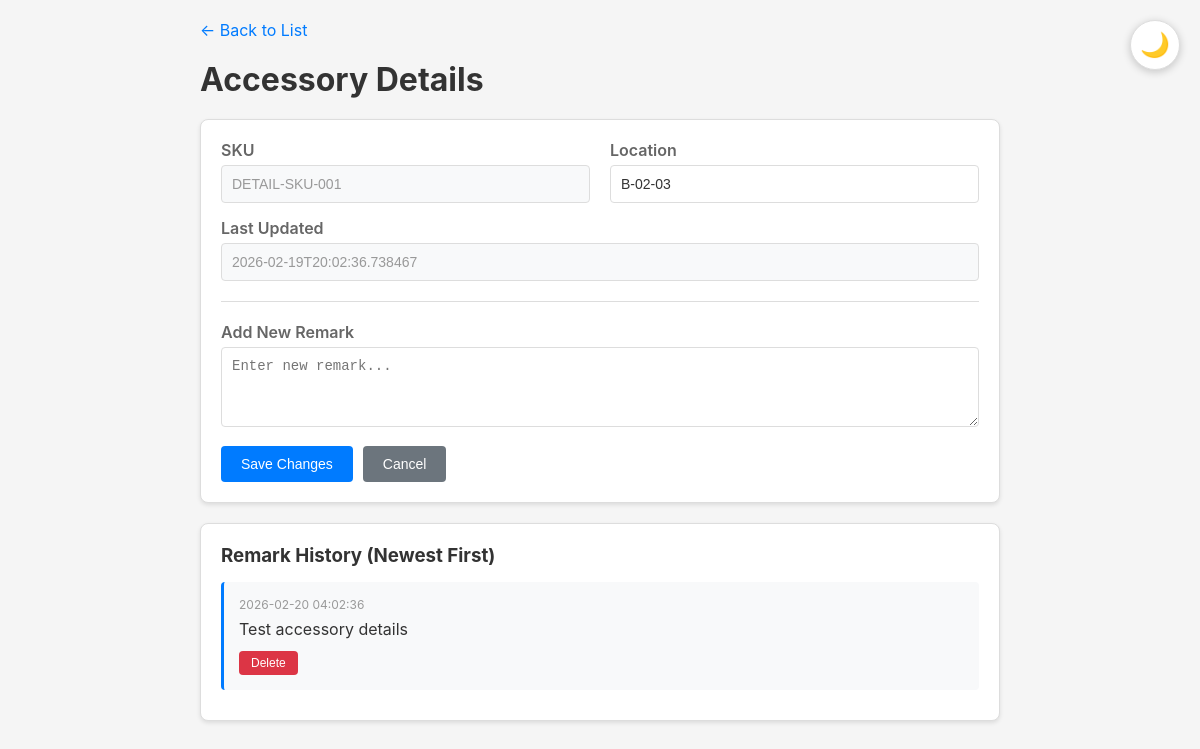
Screenshot of /detail/9 with the database file from the repository.
### tables this page shows
CREATE TABLE accessories (
            id INTEGER PRIMARY KEY AUTOINCREMENT,
            sku TEXT NOT NULL,
            location TEXT NOT NULL,
            updated_at TIMESTAMP DEFAULT CURRENT_TIMESTAMP
        );

CREATE TABLE remarks (
            id INTEGER PRIMARY KEY AUTOINCREMENT,
            accessory_id INTEGER NOT NULL,
            content TEXT NOT NULL,
            created_at TIMESTAMP DEFAULT CURRENT_TIMESTAMP,
            FOREIGN KEY (accessory_id) REFERENCES accessories(id) ON DELETE CASCADE
        );

### app.py (the view)
@app.route("/detail/<int:id>")
def detail(id):
    conn = get_db()
    cursor = conn.cursor()
    cursor.execute("SELECT * FROM accessories WHERE id = ?", (id,))
    row = cursor.fetchone()
    if row is None:
        conn.close()
        return "Accessory not found", 404
    accessory = dict(row)
    cursor.execute(
        """
        SELECT * FROM remarks
        WHERE accessory_id = ?
        ORDER BY created_at DESC
    """,
        (id,),
    )
    remarks = [dict(row) for row in cursor.fetchall()]
    conn.close()
    return render_template("detail.html", accessory=accessory, remarks=remarks)

### app.py (called while the page is built)
def get_db():
    conn = sqlite3.connect(DB_PATH)
    conn.row_factory = sqlite3.Row
    return conn

### templates/detail.html (shortened to what this page needs)
<!DOCTYPE html>
<html lang="en">
<head>
</head>
<body>
    <button class="theme-toggle" id="themeToggle" title="Toggle Dark Mode">🌙</button>
    <div class="container">
        <a href="{{ url_for('index') }}" class="back-link">← Back to List</a>
        <h1>Accessory Details</h1>
        <div class="card">
            <form action="{{ url_for('update_accessory', id=accessory.id) }}" method="post">
                <div class="info-row">
                    <div class="info-item">
                        <label>SKU</label>
                        <input type="text" value="{{ accessory.sku }}" readonly>
                    </div>
                    <div class="info-item">
                        <label>Location</label>
                        <input type="text" name="location" value="{{ accessory.location }}" required>
                    </div>
                </div>
                <div class="info-row">
                    <div class="info-item">
                        <label>Last Updated</label>
                        <input type="text" value="{{ accessory.updated_at }}" readonly>
                    </div>
                </div>
                <div class="add-remark">
                    <label>Add New Remark</label>
                    <textarea name="new_remark" placeholder="Enter new remark..."></textarea>
                </div>
                <div class="form-actions">
                    <button type="submit">Save Changes</button>
                    <a href="{{ url_for('index') }}">
                        <button type="button" class="btn-secondary">Cancel</button>
                    </a>
                </div>
            </form>
        </div>
        <div class="card remarks-section">
            <h3>Remark History (Newest First)</h3>
            {% if remarks %}
                {% for remark in remarks %}
                <div class="remark-item">
                    <div class="remark-time">{{ remark.created_at }}</div>
                    <div class="remark-content">{{ remark.content }}</div>
                    <div class="remark-actions">
                        <form action="{{ url_for('delete_remark', remark_id=remark.id) }}" method="post" style="display:inline;" onsubmit="return confirm('Delete this remark?');">
                            <button type="submit" class="btn-small btn-danger">Delete</button>
                        </form>
                    </div>
                </div>
                {% endfor %}
            {% else %}
                <div class="no-remarks">No remarks</div>
            {% endif %}
        </div>
    </div>
</body>
</html>

### templates/detail.html (style rules this page uses)
* { margin: 0; padding: 0; box-sizing: border-box; }
:root { --bg-color: #f5f5f5; --card-bg: white; --text-color: #333; --text-secondary: #666; --text-muted: #999; --border-color: #ddd; --table-header-bg: #f8f9fa; --table-hover-bg: #f8f9fa; --input-bg: white; --input-readonly-bg: #f8f9fa; --remark-bg: #f8f9fa; --remark-border: #007bff; }
body { font-family: -apple-system, BlinkMacSystemFont, 'Segoe UI', Roboto, 'Helvetica Neue', Arial, sans-serif; background: var(--bg-color); color: var(--text-color); padding: 20px; transition: background 0.3s, color 0.3s; }
.container { max-width: 800px; margin: 0 auto; }
.back-link { display: inline-block; margin-bottom: 20px; color: #007bff; text-decoration: none; }
h1 { color: var(--text-color); margin-bottom: 20px; }
.card { background: var(--card-bg); padding: 20px; border-radius: 8px; box-shadow: 0 2px 4px rgba(0,0,0,0.1); margin-bottom: 20px; border: 1px solid var(--border-color); }
label { display: block; margin-bottom: 5px; font-weight: 600; color: var(--text-secondary); }
input[type="text"], textarea { width: 100%; padding: 10px; border: 1px solid var(--border-color); border-radius: 4px; font-size: 14px; background: var(--input-bg); color: var(--text-color); }
input[readonly] { background: var(--input-readonly-bg); color: var(--text-muted); }
textarea { min-height: 80px; resize: vertical; }
.info-row { display: flex; gap: 20px; margin-bottom: 15px; }
.info-item { flex: 1; }
button { padding: 10px 20px; background: #007bff; color: white; border: none; border-radius: 4px; cursor: pointer; font-size: 14px; }
.btn-secondary { background: #6c757d; }
.btn-danger { background: #dc3545; }
.btn-small { padding: 5px 12px; font-size: 12px; }
.remarks-section { margin-top: 20px; }
.remarks-section h3 { margin-bottom: 15px; color: var(--text-color); }
.remark-item { background: var(--remark-bg); padding: 15px; border-radius: 4px; margin-bottom: 10px; border-left: 3px solid var(--remark-border); }
.remark-time { color: var(--text-muted); font-size: 12px; margin-bottom: 5px; }
.remark-content { color: var(--text-color); line-height: 1.5; }
.remark-actions { margin-top: 10px; }
.add-remark { margin-top: 20px; padding-top: 20px; border-top: 1px solid var(--border-color); }
.form-actions { display: flex; gap: 10px; margin-top: 15px; }
.theme-toggle { position: fixed; top: 20px; right: 20px; background: var(--card-bg); border: 1px solid var(--border-color); border-radius: 50%; width: 50px; height: 50px; cursor: pointer; display: flex; align-items: center; justify-content: center; font-size: 24px; box-shadow: 0 2px 8px rgba(0,0,0,0.2); z-index: 1000; transition: all 0.3s; }

### rows the page displays
accessories: sku "DETAIL-SKU-001", location "B-02-03", updated_at "2026-02-19T20:02:36.738467"
remarks: created_at "2026-02-20 04:02:36", content "Test accessory details"
